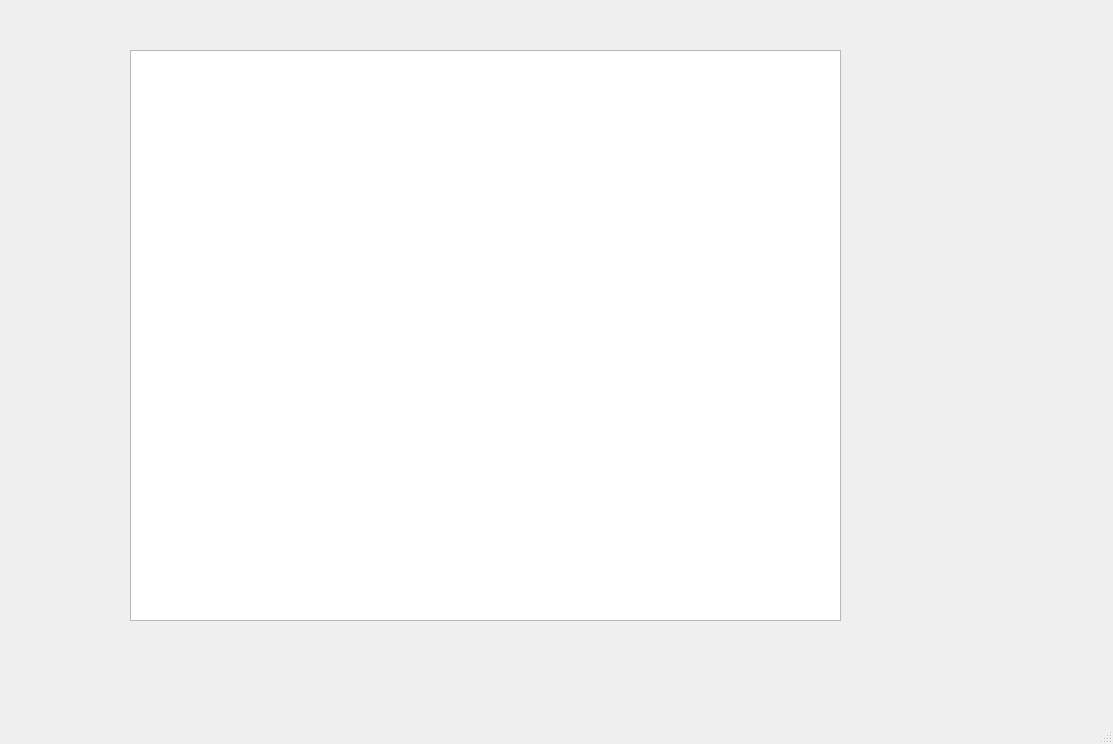
<?xml version="1.0" encoding="UTF-8"?>
<ui version="4.0">
 <class>Grades</class>
 <widget class="QMainWindow" name="Grades">
  <property name="geometry">
   <rect>
    <x>0</x>
    <y>0</y>
    <width>1113</width>
    <height>744</height>
   </rect>
  </property>
  <property name="windowTitle">
   <string>MainWindow</string>
  </property>
  <widget class="QWidget" name="centralwidget">
   <widget class="QTableWidget" name="tableWidget">
    <property name="geometry">
     <rect>
      <x>130</x>
      <y>50</y>
      <width>711</width>
      <height>571</height>
     </rect>
    </property>
   </widget>
  </widget>
  <widget class="QMenuBar" name="menubar">
   <property name="geometry">
    <rect>
     <x>0</x>
     <y>0</y>
     <width>1113</width>
     <height>21</height>
    </rect>
   </property>
  </widget>
  <widget class="QStatusBar" name="statusbar"/>
 </widget>
 <resources/>
 <connections/>
</ui>
